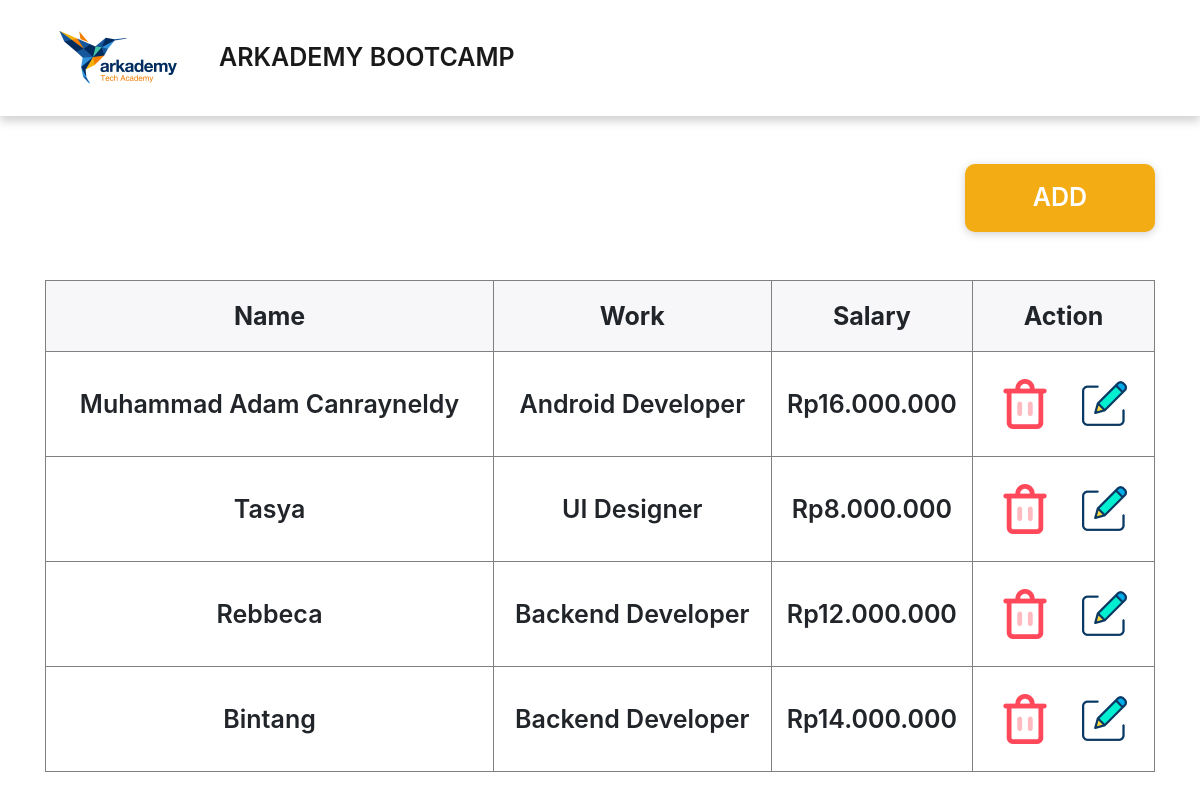
The page /6_c/index.php on the database its author committed.
### tables this page shows
CREATE TABLE `name` (
  `id` int(11) NOT NULL,
  `name` varchar(100) NOT NULL,
  `id_work` int(11) NOT NULL,
  `id_salary` int(11) NOT NULL
);

CREATE TABLE `work` (
  `id` int(11) NOT NULL,
  `name` varchar(100) NOT NULL,
  `id_salary` int(11) NOT NULL
);

CREATE TABLE `salary` (
  `id` int(11) NOT NULL,
  `salary` varchar(100) NOT NULL
);

### 6_c/functions.php (called while the page is built, shortened)
<?php
$konek = mysqli_connect('localhost', 'root', '', 'arkademy_batch_12_5');
function query($query)
{
    global $konek;
    $result = mysqli_query($konek, $query);
    $rows = [];
    while ($row = mysqli_fetch_assoc($result)) {
        $rows[] = $row;
    }
    return $rows;
}

### 6_c/index.php (the view, shortened to what this page needs)
<?php
require 'functions.php';
$data = query("SELECT name.id, name.name, name.id_salary, work.name as work, salary FROM name INNER JOIN work ON name.id_work = work.id INNER JOIN salary ON name.id_salary = salary.id ORDER BY name.id DESC");
?>
<html>
<head>
    <link rel="stylesheet" href="https://stackpath.bootstrapcdn.com/bootstrap/4.3.1/css/bootstrap.min.css">
    <link rel="stylesheet" type="text/css" media="screen" href="assets/css/main.css">
</head>
<body>
    <nav class="menu navbar navbar-expand-lg navbar-light">
        <div class="container">
            <a class="navbar-brand" href="#">
                <img src="assets/img/logo_arkademy.png" alt="logo" width="150">
            </a>
            <div class="collapse navbar-collapse" id="navbarNav">
                <ul class="navbar-nav">
                    <li class="nav-item active">
                        <a class="nav-link logo-text" href="#">ARKADEMY BOOTCAMP <span class="sr-only">(current)</span></a>
                    </li>
                </ul>
            </div>
        </div>
    </nav>
    <div class="container">
        <div class="row mt-5" style="background:;">
            <div class="col-md text-right">
                <button type="button" class="btn-add" data-toggle="modal" data-target="#modalAdd">
                    ADD
                </button>
            </div>
        </div>
        <div class="row mt-5 mb-5">
            <div class="col-md">
                <table border="1" align="">
                    <tr class="tb-head">
                        <th>Name</th>
                        <th>Work</th>
                        <th>Salary</th>
                        <th>Action</th>
                    </tr>
                    <?php foreach ($data as $row) : ?>
                        <tr class="tb-body">
                            <td><?= $row['name'] ?></td>
                            <td><?= $row['work'] ?></td>
                            <td><?= $row['salary'] ?></td>
                            <td>
                                <a class="" href="hapus.php?id=<?= $row['id'] ?>">
                                    <button type="button" class="btn" data-toggle="modal" data-target="#modalDelete">
                                        <img src="assets/img/trash_icon.png" alt="trash">
                                    </button>
                                </a>
                                <a class="" href="index.php?id=<?= $row['id'] ?>">
                                    <button type="button" class="btn" data-toggle="modal" data-target="#modalEdit">
                                        <img src="assets/img/edit_icon.png" alt="edit">
                                    </button>
                                </a>
                            </td>
                        </tr>
                    <?php endforeach; ?>
                </table>
            </div>
        </div>
    </div>
</body>
</html>

### 6_c/assets/css/main.css (style rules this page uses)
.logo-text { font-size: 25px; font-weight: 600; }
.menu { box-shadow: 0px 5px 9px rgba(100,100,100,.3); padding: 0; }
.btn-add { width:190px; background-color: #f3ac13; box-shadow: 0px 2px 8px rgba(100,100,100,.3); padding: 15px 0px; color: #fff; font-size: 25px; font-weight: 600; border: 0; border-radius: 10px; }
table { width:100%; text-align: center }
.tb-head { background: #F7F7FA; font-size: 25px; }
.tb-head th { padding: 20px 0px; }
.tb-body { font-size: 25px; font-weight: 600; }
.tb-body td { padding: 20px 0px; }

### rows shown on the page
name: name "Muhammad Adam Canrayneldy", id_work.name "Android Developer", id_salary.salary "Rp16.000.000"
name: name "Tasya", id_work.name "UI Designer", id_salary.salary "Rp8.000.000"
name: name "Rebbeca", id_work.name "Backend Developer", id_salary.salary "Rp12.000.000"
name: name "Bintang", id_work.name "Backend Developer", id_salary.salary "Rp14.000.000"
